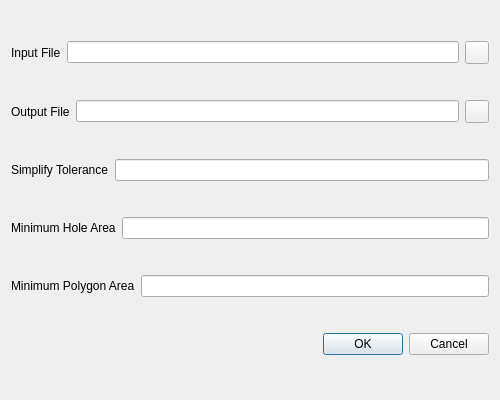
<?xml version="1.0" encoding="UTF-8"?>
<ui version="4.0">
 <class>shpCommonProcessDialog</class>
 <widget class="QDialog" name="shpCommonProcessDialog">
  <property name="geometry">
   <rect>
    <x>0</x>
    <y>0</y>
    <width>500</width>
    <height>400</height>
   </rect>
  </property>
  <property name="windowTitle">
   <string>Vector Post-Processing</string>
  </property>
  <layout class="QVBoxLayout" name="verticalLayout">
   <item>
    <layout class="QHBoxLayout" name="inputFile_horizontalLayout">
     <item>
      <widget class="BodyLabel" name="inputFile_BodyLabel">
       <property name="text">
        <string>Input File</string>
       </property>
      </widget>
     </item>
     <item>
      <widget class="LineEdit" name="inputFile_LineEdit"/>
     </item>
     <item>
      <widget class="ToolButton" name="inputFile_ToolButton"/>
     </item>
    </layout>
   </item>
   <item>
    <layout class="QHBoxLayout" name="outputFile_horizontalLayout">
     <item>
      <widget class="BodyLabel" name="outputFile_BodyLabel">
       <property name="text">
        <string>Output File</string>
       </property>
      </widget>
     </item>
     <item>
      <widget class="LineEdit" name="outputFile_LineEdit"/>
     </item>
     <item>
      <widget class="ToolButton" name="outputFile_ToolButton"/>
     </item>
    </layout>
   </item>
   <item>
    <layout class="QHBoxLayout" name="tolerance_horizontalLayout">
     <item>
      <widget class="BodyLabel" name="tolerance_BodyLabel">
       <property name="text">
        <string>Simplify Tolerance</string>
       </property>
      </widget>
     </item>
     <item>
      <widget class="LineEdit" name="tolerance_LineEdit"/>
     </item>
    </layout>
   </item>
   <item>
    <layout class="QHBoxLayout" name="minHoleArea_horizontalLayout">
     <item>
      <widget class="BodyLabel" name="minHoleArea_BodyLabel">
       <property name="text">
        <string>Minimum Hole Area</string>
       </property>
      </widget>
     </item>
     <item>
      <widget class="LineEdit" name="minHoleArea_LineEdit"/>
     </item>
    </layout>
   </item>
   <item>
    <layout class="QHBoxLayout" name="removeArea_horizontalLayout">
     <item>
      <widget class="BodyLabel" name="removeArea_BodyLabel">
       <property name="text">
        <string>Minimum Polygon Area</string>
       </property>
      </widget>
     </item>
     <item>
      <widget class="LineEdit" name="removeArea_LineEdit"/>
     </item>
    </layout>
   </item>
   <item>
    <widget class="QDialogButtonBox" name="buttonBox">
     <property name="orientation">
      <enum>Qt::Horizontal</enum>
     </property>
     <property name="standardButtons">
      <set>QDialogButtonBox::Cancel|QDialogButtonBox::Ok</set>
     </property>
    </widget>
   </item>
  </layout>
 </widget>
 <customwidgets>
  <customwidget>
   <class>ToolButton</class>
   <extends>QToolButton</extends>
   <header>qfluentwidgets</header>
  </customwidget>
  <customwidget>
   <class>BodyLabel</class>
   <extends>QLabel</extends>
   <header>qfluentwidgets</header>
  </customwidget>
  <customwidget>
   <class>LineEdit</class>
   <extends>QLineEdit</extends>
   <header>qfluentwidgets</header>
  </customwidget>
 </customwidgets>
 <resources/>
 <connections>
  <connection>
   <sender>buttonBox</sender>
   <signal>accepted()</signal>
   <receiver>shpCommonProcessDialog</receiver>
   <slot>accept()</slot>
   <hints>
    <hint type="sourcelabel">
     <x>248</x>
     <y>254</y>
    </hint>
    <hint type="destinationlabel">
     <x>157</x>
     <y>274</y>
    </hint>
   </hints>
  </connection>
  <connection>
   <sender>buttonBox</sender>
   <signal>rejected()</signal>
   <receiver>shpCommonProcessDialog</receiver>
   <slot>reject()</slot>
   <hints>
    <hint type="sourcelabel">
     <x>316</x>
     <y>260</y>
    </hint>
    <hint type="destinationlabel">
     <x>286</x>
     <y>274</y>
    </hint>
   </hints>
  </connection>
 </connections>
</ui>
